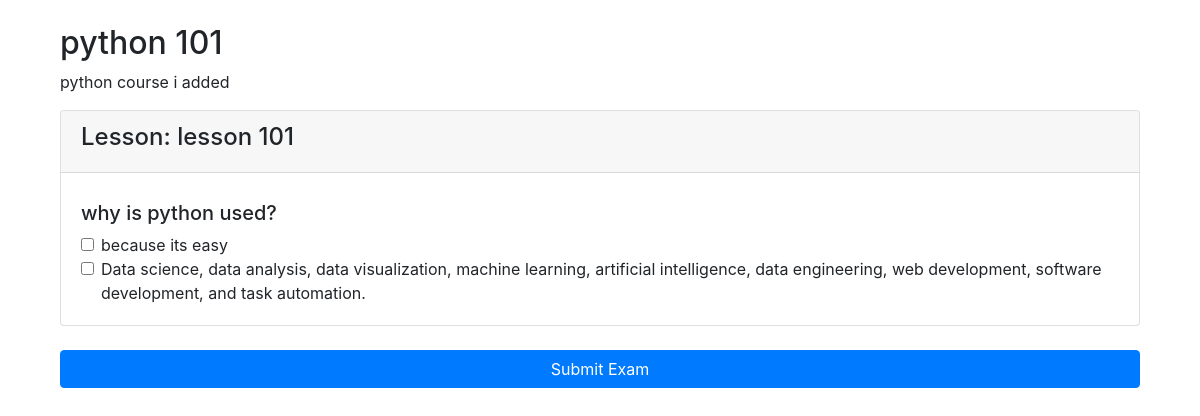
Page /onlinecourse/1/ on the committed database.
### onlinecourse/models.py (models this page shows, shortened)
class Course(models.Model):
    name = models.CharField(max_length=100)
    description = models.TextField()

class Lesson(models.Model):
    title = models.CharField(max_length=100)
    course = models.ForeignKey(Course, on_delete=models.CASCADE)

class Question(models.Model):
    lesson = models.ForeignKey(Lesson, on_delete=models.CASCADE)
    question_text = models.CharField(max_length=200)
    grade = models.IntegerField(default=5)

class Choice(models.Model):
    question = models.ForeignKey(Question, on_delete=models.CASCADE)
    choice_text = models.CharField(max_length=200)
    is_correct = models.BooleanField(default=False)

### onlinecourse/views.py (the view)
# urls.py: path('<int:course_id>/', views.course_details, name='course_details'),
def course_details(request, course_id):
    course = get_object_or_404(Course, pk=course_id)
    return render(request, 'onlinecourse/course_details_bootstrap.html', {'course': course})

### onlinecourse/templates/onlinecourse/course_details_bootstrap.html (shortened to what this page needs)
{% extends 'onlinecourse/base.html' %}
{% block content %}
<div class="container-fluid">
    <h2>{{ course.name }}</h2>
    <p>{{ course.description }}</p>
    <form action="{% url 'onlinecourse:submit' course.id %}" method="post">
        {% for lesson in course.lesson_set.all %}
            <div class="card mt-3">
                <div class="card-header"><h4>Lesson: {{ lesson.title }}</h4></div>
                <div class="card-body">
                    {% for question in lesson.question_set.all %}
                        <h5 class="mt-2">{{ question.question_text }}</h5>
                        {% for choice in question.choice_set.all %}
                            <div class="form-check">
                                <input class="form-check-input" type="checkbox" name="choice_{{ choice.id }}" id="choice_{{ choice.id }}" value="{{ choice.id }}">
                                <label class="form-check-label" for="choice_{{ choice.id }}">{{ choice.choice_text }}</label>
                            </div>
                        {% endfor %}
                    {% endfor %}
                </div>
            </div>
        {% endfor %}
        <input class="btn btn-primary btn-block mt-4" type="submit" value="Submit Exam">
    </form>
</div>
{% endblock %}

### onlinecourse/templates/onlinecourse/base.html (shortened to what this page needs)
<!DOCTYPE html>
<html>
<head>
    <link rel="stylesheet" href="https://cdn.jsdelivr.net/npm/bootstrap@4.6.2/dist/css/bootstrap.min.css">
</head>
<body>
    <div class="container mt-4">
        {% block content %}{% endblock %}
    </div>
</body>
</html>

### rows in the picture
Course: name "python 101", description "python course i added"
Lesson: title "lesson 101"
Question: question_text "why is python used?"
Choice: choice_text "because its easy"
Choice: choice_text "Data science, data analysis, data visualization, machine learning, artificial intelligence, data engineering, web development, software development, and task automation."
